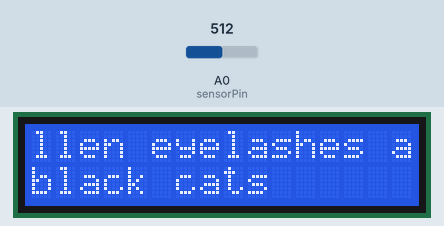
Simulated run of this sketch. Board: Arduino Uno, built with avr-gcc and run on an emulated ATmega328P. Shown: 16×2 character LCD. The test bench sets the inputs (shaded band); at power-on: A0 (sensorPin) = 512.

Above: at 1.2 s.
1.3 s: A0 (sensorPin) set to 14
At 1.73 s:
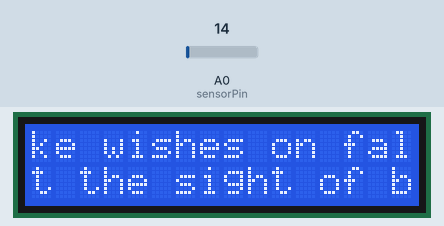
3.0 s: A0 (sensorPin) set to 11
At 3.26 s:
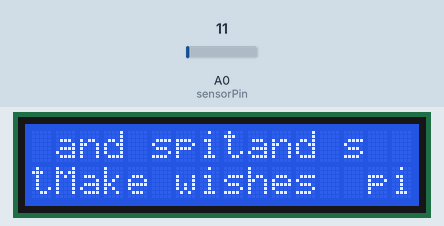
5.5 s: A0 (sensorPin) set to 0
At 5.67 s:
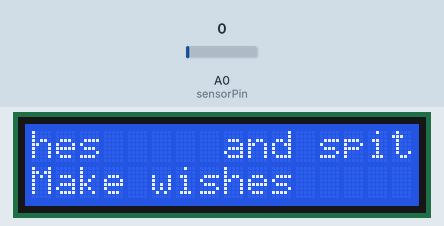
8.5 s: A0 (sensorPin) set to 23
At 8.68 s:
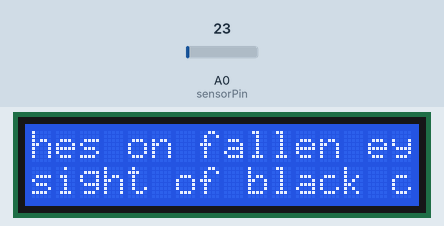
10.9 s: A0 (sensorPin) set to 0
At 11.13 s:
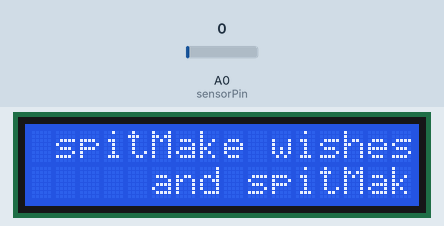
13.9 s: A0 (sensorPin) set to 122
At 14.14 s:
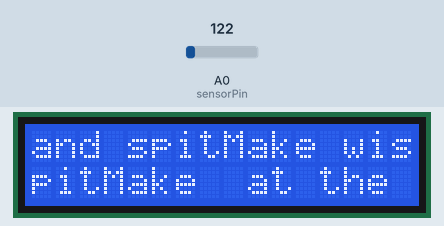
Timing chart, 0 to 16.9 s (numbered marks = the images above; inputs shaded):
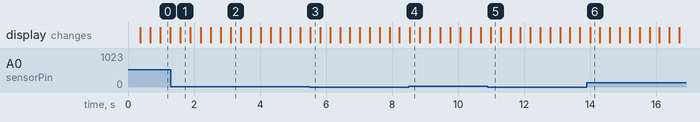

The sketch:

midterm.ino.ino
```cpp
#include <LiquidCrystal.h>

const int sensorPin = A0;
const float baselineDist = 1;

LiquidCrystal lcd(12, 11, 5, 4, 3, 2);

void setup() {
  // put your setup code here, to run once:
  //  Serial.begin(9600);
  lcd.begin(16, 2);


}

void loop() {
  int sensorVal = analogRead(sensorPin);
  Serial.print("Sensor Value: ");
  Serial.print(sensorVal);
  Serial.println();

  if (sensorVal >= 13) {
//  Serial.print("missing");
//  Serial.println();
  lcd.setCursor(0,0);  //column,row
  lcd.print("Make wishes on fallen eyelashes and spit at the sight of black cats");
  lcd.scrollDisplayLeft(); //pin 12

  } else {
//  Serial.print("gone");
//  Serial.println();
  lcd.print("Make wishes     and spit");
  lcd.scrollDisplayLeft();
  }

//  Serial.println();
//  delay(2500);

}
```

Measured:
- the behaviour switches between 13 and 12 on A0 (sensorPin) (found by bisection; images 1 and 2)
- after the input at 3.0 s, the display: changes after 0.12 s (image 2)
- after the input at 8.5 s, the display: changes at once (image 4)
- after the input at 10.9 s, the display: changes after 0.09 s (image 5)
- after the input at 13.9 s, the display: changes after 0.09 s (image 6)
